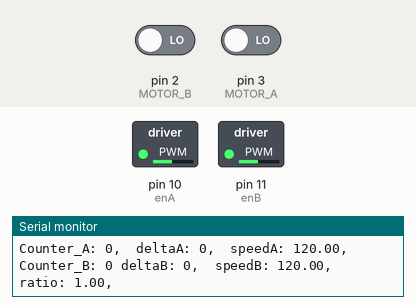
A sketch run on a simulated Arduino Uno, built with avr-gcc and run on an emulated ATmega328P. On the bench: switched loads named in the sketch (green lamp = pin HIGH), the last lines printed to the serial monitor. Inputs (shaded band) come from the test bench; at power-on: pin 2 (MOTOR_B) LOW, pin 3 (MOTOR_A) LOW.

Above: at 1.2 s.
1.3 s: pin 2 (MOTOR_B) driven HIGH
At 2.1 s:
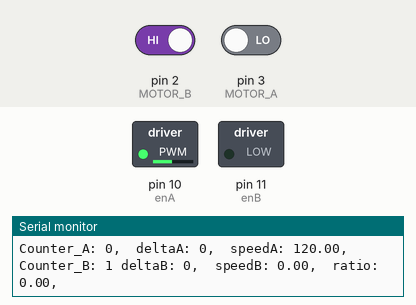
Timing chart, 0 to 4.3 s (numbered marks = the images above; inputs shaded):
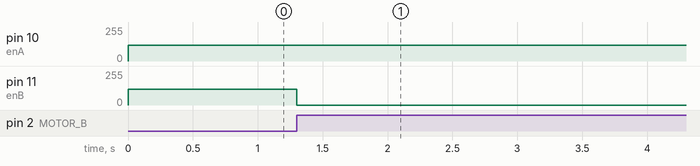

The sketch:

Robotcar_w_stepcounter.ino
```cpp
/*
  Robot Car with Speed Sensor Demonstration
  RobotCarSpeedSensorDemo.ino
  Demonstrates use of Hardware Interrupts
  to control motors on Robot Car

  DroneBot Workshop 2017
  http://dronebotworkshop.com
*/

// Constants for Interrupt Pins
// Change values if not using Arduino Uno

const byte MOTOR_A = 3;  // Motor 2 Interrupt Pin - INT 1 - Right Motor
const byte MOTOR_B = 2;  // Motor 1 Interrupt Pin - INT 0 - Left Motor

// Constant for steps in disk
const float stepcount = 20.00;  // 20 Slots in disk, change if different

// Constant for wheel diameter
const float wheeldiameter = 66.15; // Wheel diameter in millimeters, change if different

// Integers for pulse counters
volatile int counter_A = 0;
volatile int counter_B = 0;


// Motor A

int enA = 10;
int in1 = 9;
int in2 = 8;

// Motor B

int enB = 11;
int in3 = 12;
int in4 = 13;

// Interrupt Service Routines

// Motor A pulse count ISR
void ISR_countA()
{
  counter_A++;  // increment Motor A counter value
}

// Motor B pulse count ISR
void ISR_countB()
{
  counter_B++;  // increment Motor B counter value
}

// Function to convert from centimeters to steps
int CMtoSteps(float cm) {

  int result;  // Final calculation result
  float circumference = (wheeldiameter * 3.14) / 10.0; // Calculate wheel circumference in cm
  float cm_step = circumference / stepcount;  // CM per Step

  float f_result = cm / cm_step;  // Calculate result as a float
  result = (int) f_result; // Convert to an integer (note this is NOT rounded)

  Serial.print("f_result: ");
  Serial.print(f_result);
  Serial.println();

  Serial.print("result: ");
  Serial.print(result);
  Serial.println();

  return result;  // End and return result

}

// Function to Move Forward
void MoveForward(int steps, int mspeed)
{
  counter_A = 0;  //  reset counter A to zero
  counter_B = 0;  //  reset counter B to zero

  // Set Motor A forward
  digitalWrite(in1, HIGH);
  digitalWrite(in2, LOW);

  // Set Motor B forward
  digitalWrite(in3, HIGH);
  digitalWrite(in4, LOW);

  int lastCountA = 0;
  int lastCountB = 0;
  int deltaA = 0;
  int deltaB = 0;

  float ratio = 1;

  float speedA = 0;
  float speedB = 0;


   // Go until step value is reached
   while (steps > counter_A && steps > counter_B) {

    deltaA = counter_A - lastCountA;
    deltaB = counter_B - lastCountB;

    if (deltaB > 0)
    {
      ratio = float(deltaA) / float(deltaB);
    }

    if (ratio > 1)
    {
      speedA = mspeed * (1 / ratio);
      speedB = mspeed;
    }
    else
    {
      speedA = mspeed;
      speedB = mspeed * ratio;
    }

    if (steps > counter_A) {
      analogWrite(enA, speedA);
    } else {
      analogWrite(enA, 0);
    }
    if (steps > counter_B) {
      analogWrite(enB, speedB);
    } else {
      analogWrite(enB, 0);
    }

    lastCountA = counter_A;
    lastCountB = counter_B;

///////
    Serial.print("Counter_A: ");
    Serial.print(counter_A);
    Serial.print(",  ");

    Serial.print("deltaA: ");  Serial.print(deltaA);   Serial.print(",  ");
    Serial.print("speedA: ");  Serial.print(speedA);   Serial.print(",  ");


    Serial.print("Counter_B: ");
    Serial.print(counter_B);
    Serial.print(" ");

    Serial.print("deltaB: ");  Serial.print(deltaB);   Serial.print(",  ");
    Serial.print("speedB: ");  Serial.print(speedB);   Serial.print(",  ");

    Serial.print("ratio: ");  Serial.print(ratio);   Serial.print(",  ");

    Serial.println();
///////

}


///////
    Serial.print("Counter_A: ");
    Serial.print(counter_A);
    Serial.print(",  ");

    Serial.print("Counter_B: ");
    Serial.print(counter_B);
    Serial.print(" ");

    Serial.println();
///////


  // Stop when done
  analogWrite(enA, 0);
  analogWrite(enB, 0);
  counter_A = 0;  //  reset counter A to zero
  counter_B = 0;  //  reset counter B to zero

}

// Function to Move in Reverse
void MoveReverse(int steps, int mspeed)
{
   counter_A = 0;  //  reset counter A to zero
   counter_B = 0;  //  reset counter B to zero

   // Set Motor A reverse
  digitalWrite(in1, LOW);
  digitalWrite(in2, HIGH);

  // Set Motor B reverse
  digitalWrite(in3, LOW);
  digitalWrite(in4, HIGH);

   // Go in reverse until step value is reached
   while (steps > counter_A && steps > counter_B) {

    if (steps > counter_A) {
    analogWrite(enA, mspeed);
    } else {
    analogWrite(enA, 0);
    }
    if (steps > counter_B) {
    analogWrite(enB, mspeed);
    } else {
    analogWrite(enB, 0);
    }
    }

  // Stop when done
  analogWrite(enA, 0);
  analogWrite(enB, 0);
  counter_A = 0;  //  reset counter A to zero
  counter_B = 0;  //  reset counter B to zero

}

// Function to Spin Right
void SpinRight(int steps, int mspeed)
{
   counter_A = 0;  //  reset counter A to zero
   counter_B = 0;  //  reset counter B to zero

   // Set Motor A reverse
  digitalWrite(in1, LOW);
  digitalWrite(in2, HIGH);

  // Set Motor B forward
  digitalWrite(in3, HIGH);
  digitalWrite(in4, LOW);

   // Go until step value is reached
   while (steps > counter_A && steps > counter_B) {

    if (steps > counter_A) {
    analogWrite(enA, mspeed);
    } else {
    analogWrite(enA, 0);
    }
    if (steps > counter_B) {
    analogWrite(enB, mspeed);
    } else {
    analogWrite(enB, 0);
    }
   }

  // Stop when done
  analogWrite(enA, 0);
  analogWrite(enB, 0);
  counter_A = 0;  //  reset counter A to zero
  counter_B = 0;  //  reset counter B to zero

}

// Function to Spin Left
void SpinLeft(int steps, int mspeed)
{
   counter_A = 0;  //  reset counter A to zero
   counter_B = 0;  //  reset counter B to zero

   // Set Motor A forward
  digitalWrite(in1, HIGH);
  digitalWrite(in2, LOW);

  // Set Motor B reverse
  digitalWrite(in3, LOW);
  digitalWrite(in4, HIGH);

   // Go until step value is reached
   while (steps > counter_A && steps > counter_B) {

    if (steps > counter_A) {
    analogWrite(enA, mspeed);
    } else {
    analogWrite(enA, 0);
    }
    if (steps > counter_B) {
    analogWrite(enB, mspeed);
    } else {
    analogWrite(enB, 0);
    }
  }

  // Stop when done
  analogWrite(enA, 0);
  analogWrite(enB, 0);
  counter_A = 0;  //  reset counter A to zero
  counter_B = 0;  //  reset counter B to zero

}

void setup()
{

  Serial.begin(250000); //Set Serial Communication

  // Attach the Interrupts to their ISR's
  attachInterrupt(digitalPinToInterrupt (MOTOR_A), ISR_countA, RISING);  // Increase counter A when speed sensor pin goes High
  attachInterrupt(digitalPinToInterrupt (MOTOR_B), ISR_countB, RISING);  // Increase counter B when speed sensor pin goes High

  Serial.print("intA: ");
  Serial.print( digitalPinToInterrupt (MOTOR_A));
  Serial.print("intB: ");
  Serial.print( digitalPinToInterrupt (MOTOR_B));

  Serial.println();

}


void loop()
{

  // Test Motor Movement  - Experiment with your own sequences here

  MoveForward(CMtoSteps(200), 120);  // Forward half a metre at 255 speed  // NU 30 cm
  delay(1500);  // Wait one second

  //MoveReverse(CMtoSteps(30), 120);  // Forward half a metre at 255 speed  // NU 30 cm
  //delay(1000);  // Wait one second

  /*
  MoveReverse(10, 255);  // Reverse 10 steps at 255 speed
  delay(1000);  // Wait one second
  MoveForward(10, 255);  // Forward 10 steps at 150 speed
  delay(1000);  // Wait one second
  MoveReverse(CMtoSteps(25.4), 200);  // Reverse 25.4 cm at 200 speed
  delay(1000);  // Wait one second
  SpinRight(20, 255);  // Spin right 20 steps at 255 speed
  delay(1000);  // Wait one second
  SpinLeft(60, 255);  // Spin left 60 steps at 175 speed
  delay(1000);  // Wait one second
  MoveForward(1, 255);  // Forward 1 step at 255 speed
  delay(1000);

  MoveForward(CMtoSteps(10), 200); // 10 cm frem

  delay(10000); // stop i 10 sec
  */
  // Put whatever you want here!


}
```

Measured:
- after the input at 1.3 s, pin 11 (enB): 120/255 → 0/255 at once
